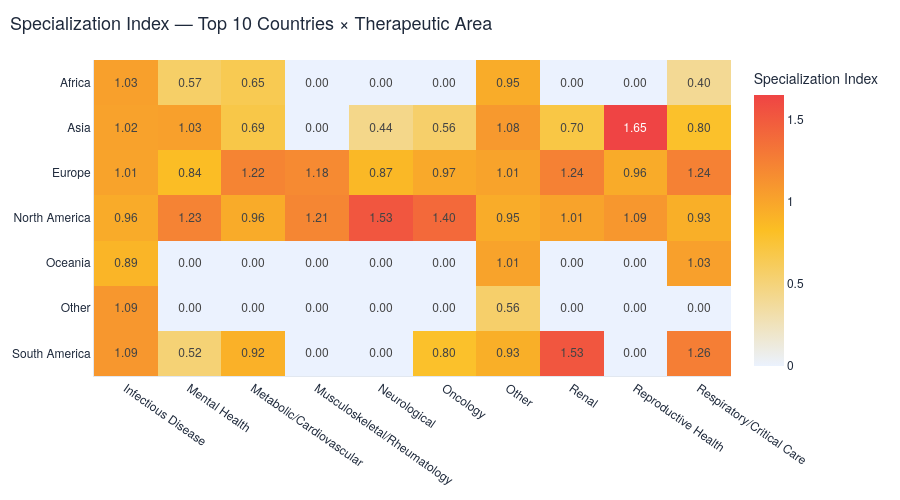

Here is the notebook cell this chart was saved with:
### Code cell
# Chart 4C: Heatmap — Specialization index (top 10 countries × therapeutic areas)
# Get top 10 countries by total trial count
top_countries = df_4a.head(10)['continent'].tolist()

df_heat = df_4c[df_4c['continent'].isin(top_countries)].copy()
df_heat_pivot = df_heat.pivot_table(
    index='continent', columns='therapeutic_area',
    values='specialization_index', fill_value=0
)

fig = px.imshow(
    df_heat_pivot.values,
    x=df_heat_pivot.columns.tolist(),
    y=df_heat_pivot.index.tolist(),
    color_continuous_scale=[[0, '#EBF2FE'], [0.5, '#FBBF24'], [1, '#EF4444']],
    aspect='auto',
    text_auto='.2f',
    labels={'color': 'Specialization Index'}
)

style_fig(fig, title='Specialization Index — Top 10 Countries × Therapeutic Area', height=500)
fig.update_xaxes(tickangle=35)
fig.show()

### Figure 1 — Plotly figure (JSON) as saved in the notebook; plotly's stock layout.template omitted (floating-point values rounded to 4 significant figures)
{"data": [{"coloraxis": "coloraxis", "hovertemplate": "x: %{x}<br>y: %{y}<br>Specialization Index: %{z}<extra></extra>", "name": "0", "texttemplate": "%{z:.2f}", "type": "heatmap", "x": ["Infectious Disease", "Mental Health", "Metabolic/Cardiovascular", "Musculoskeletal/Rheumatology", "Neurological", "Oncology", "Other", "Renal", "Reproductive Health", "Respiratory/Critical Care"], "xaxis": "x", "y": ["Africa", "Asia", "Europe", "North America", "Oceania", "Other", "South America"], "yaxis": "y", "z": [[1.03, 0.57, 0.65, 0, 0, 0, 0.95, 0, 0, 0.4], [1.02, 1.03, 0.69, 0, 0.44, 0.56, 1.08, 0.7, 1.65, 0.8], [1.01, 0.84, 1.22, 1.18, 0.87, 0.97, 1.01, 1.24, 0.96, 1.24], [0.96, 1.23, 0.96, 1.21, 1.53, 1.4, 0.95, 1.01, 1.09, 0.93], [0.89, 0, 0, 0, 0, 0, 1.01, 0, 0, 1.03], [1.09, 0, 0, 0, 0, 0, 0.56, 0, 0, 0], [1.09, 0.52, 0.92, 0, 0, 0.8, 0.93, 1.53, 0, 1.26]]}], "layout": {"coloraxis": {"colorbar": {"title": {"text": "Specialization Index"}}, "colorscale": [[0, "#EBF2FE"], [0.5, "#FBBF24"], [1, "#EF4444"]]}, "font": {"color": "#1E293B", "family": "Helvetica Neue", "size": 12}, "height": 500, "legend": {"bgcolor": "rgba(0,0,0,0)", "font": {"size": 11}}, "margin": {"b": 50, "l": 60, "r": 30, "t": 60}, "paper_bgcolor": "white", "plot_bgcolor": "white", "showlegend": true, "title": {"font": {"color": "#1E293B", "family": "Helvetica Neue", "size": 18}, "pad": {"l": 10, "t": 10}, "text": "Specialization Index — Top 10 Countries × Therapeutic Area", "x": 0, "xanchor": "left"}, "xaxis": {"anchor": "y", "domain": [0, 1], "linecolor": "#E2E8F0", "linewidth": 1, "showgrid": false, "tickangle": 35}, "yaxis": {"anchor": "x", "autorange": "reversed", "domain": [0, 1], "gridcolor": "#F1F5F9", "linecolor": "#E2E8F0", "linewidth": 1, "showgrid": true}}}
